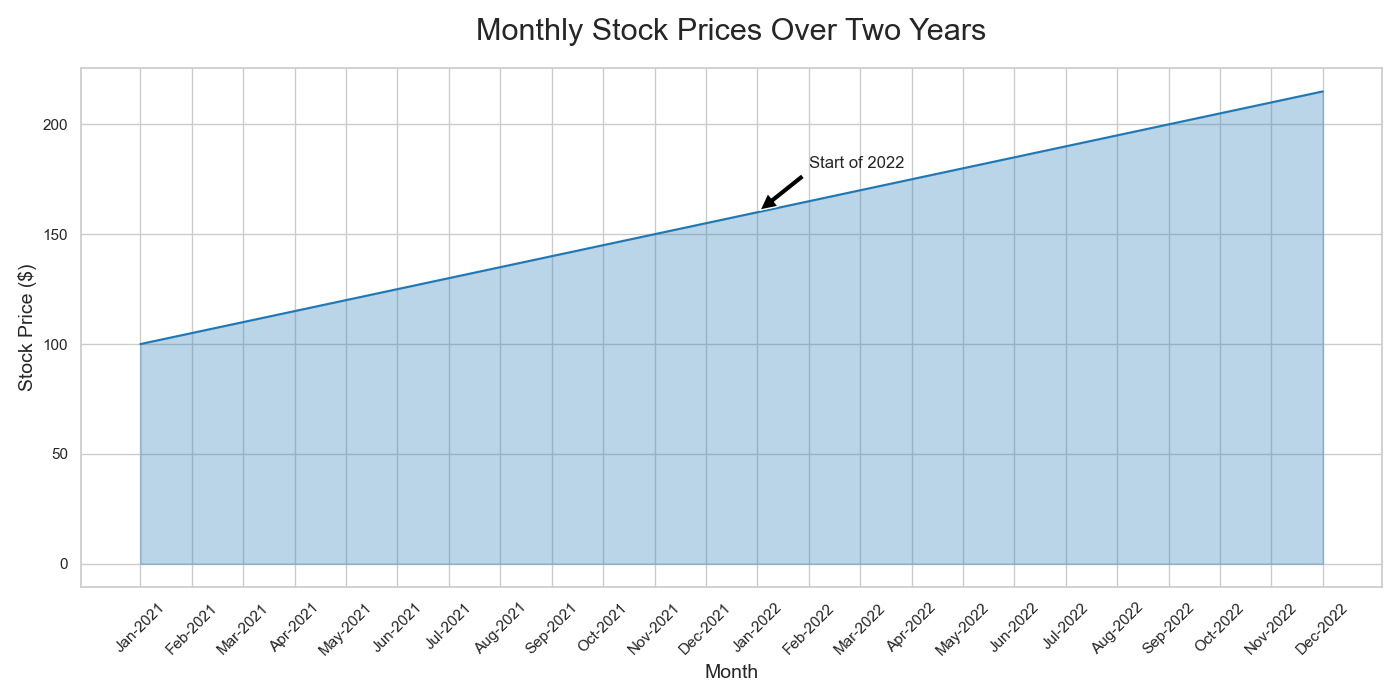

Here is the Python script that generated this plot:

import seaborn as sns
import pandas as pd
import matplotlib.pyplot as plt

# Data
data = {
    'Month': ['Jan-2021', 'Feb-2021', 'Mar-2021', 'Apr-2021', 'May-2021', 
              'Jun-2021', 'Jul-2021', 'Aug-2021', 'Sep-2021', 'Oct-2021',
              'Nov-2021', 'Dec-2021', 'Jan-2022', 'Feb-2022', 'Mar-2022',
              'Apr-2022', 'May-2022', 'Jun-2022', 'Jul-2022', 'Aug-2022',
              'Sep-2022', 'Oct-2022', 'Nov-2022', 'Dec-2022'],
    'Stock_Price': [100, 105, 110, 115, 120, 125, 130, 135, 140, 145,
                    150, 155, 160, 165, 170, 175, 180, 185, 190, 195,
                    200, 205, 210, 215]
}

df = pd.DataFrame(data)

# Set the aesthetic style of the plots
sns.set_theme(style="whitegrid")

# Define the area chart
plt.figure(figsize=(14, 7))  # Change width and height
ax = sns.lineplot(data=df, x='Month', y='Stock_Price', color="#1f77b4")  # Specific color code
ax.fill_between(df['Month'], df['Stock_Price'], color="#1f77b4", alpha=0.3)

# Rotate x-axis labels for better readability
for item in ax.get_xticklabels():
    item.set_rotation(45)

# Add a title and labels
ax.set_title('Monthly Stock Prices Over Two Years', fontsize=22, pad=20)
ax.set_xlabel('Month', fontsize=14)
ax.set_ylabel('Stock Price ($)', fontsize=14)

# Annotate the chart with a sample text label
ax.annotate('Start of 2022', xy=('Jan-2022', 160), xytext=('Feb-2022', 180), fontsize=12,
            arrowprops=dict(facecolor='black', shrink=0.05))

# Show the plot
plt.tight_layout()
plt.show()
